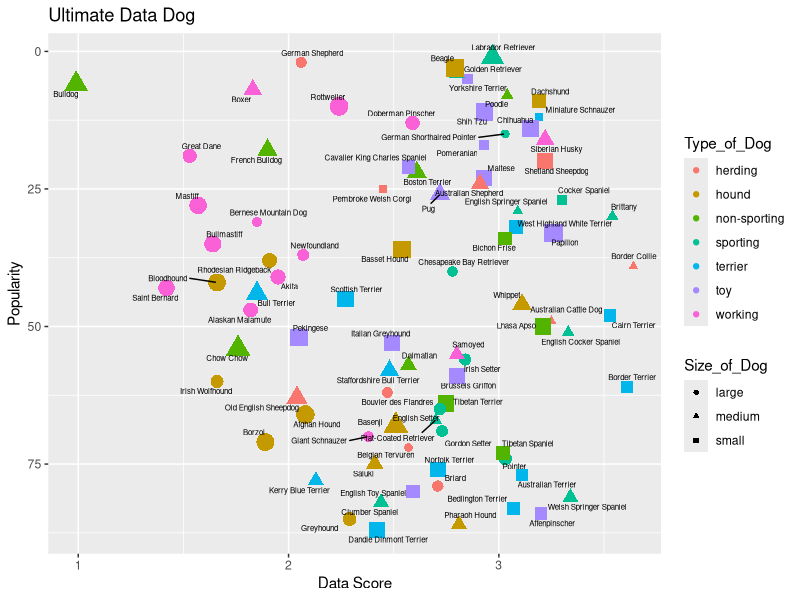

This chart was generated by the following R code:
## ---- chunk 1
knitr::opts_chunk$set(echo = TRUE)
## ---- chunk 2
#needed libraries
library(ggrepel)
library(ggplot2)
library(readxl)

#Import Data
bestFull <- read_xlsx("KIB - Best in Show (public).xlsx", sheet = "Best in show full sheet", skip = 3)
best <- read_xlsx("KIB - Best in Show (public).xlsx", sheet = "Best in show", skip = 7)


bestFull <- bestFull[c(1,3,5,7,11,32)]  #Retreived need data for the graph 
names(bestFull) <- c("Breed_of_Dog","Type_of_Dog","Data_Score","Popularity","Intelligence_of_Dog","Size_of_Dog") 
#Renamed Cloumns above 
bestFull <- na.omit(bestFull)

bestFull


#Created a ggplot that mimics the top dog graph 
ggplot(bestFull, aes(x=Data_Score, y=Popularity, size=Intelligence_of_Dog, color=Type_of_Dog, shape=Size_of_Dog)) + geom_point() + scale_color_manual(breaks = c("Herding","Hound","Working","Sporting","Non-sporting","Terrier","Toy"), values=c("Red","Blue","Yellow","Green","Purple","Grey","Brown"), aesthetics="Color") +  geom_text_repel(aes(label=Breed_of_Dog), color="black", size = 2) + guides(size=FALSE) + xlab("Data Score") + ylab("Popularity")+ ggtitle("Ultimate Data Dog") + scale_y_reverse()


